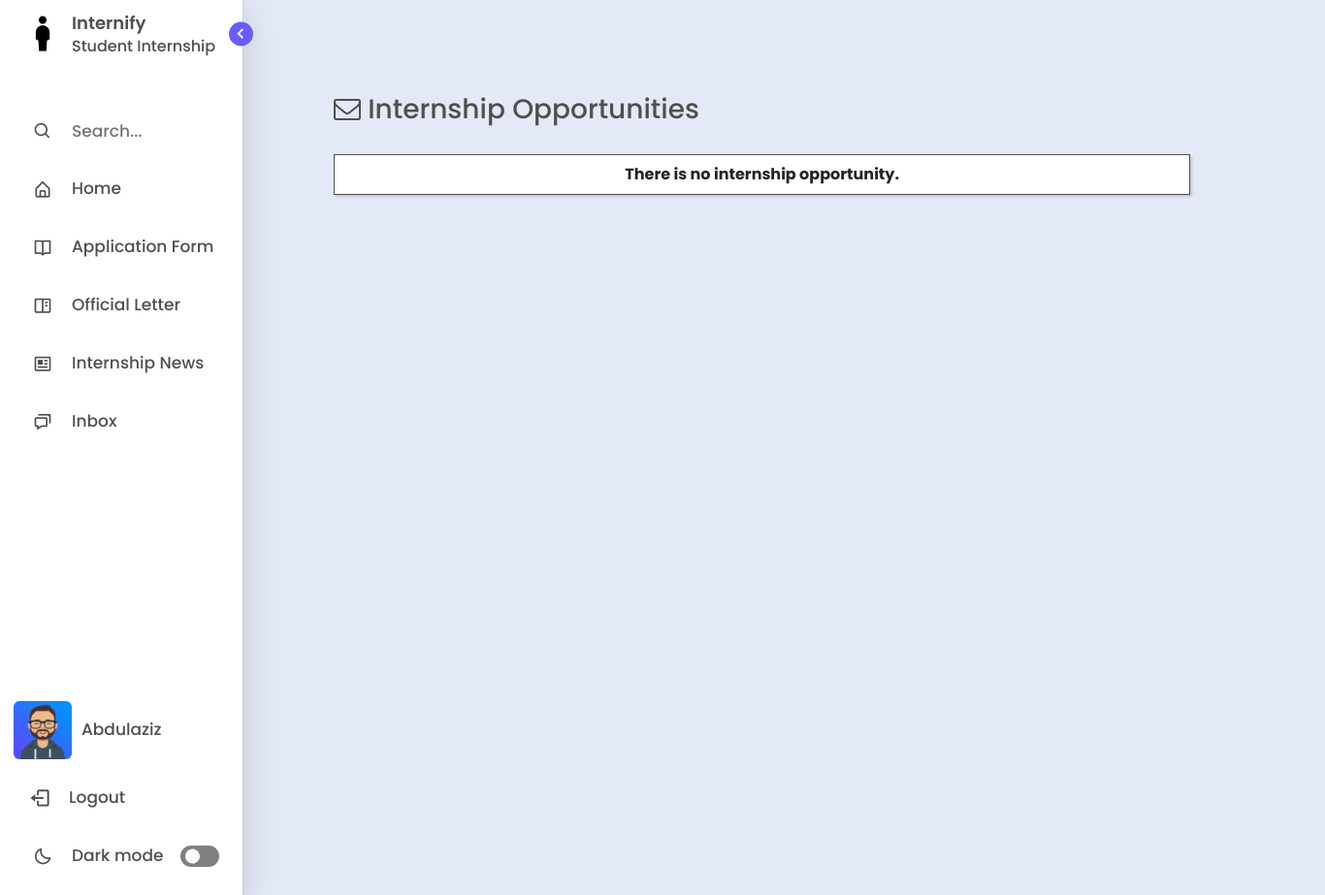
The page /internship-opportunities/ (signed in) on the database as committed earlier.
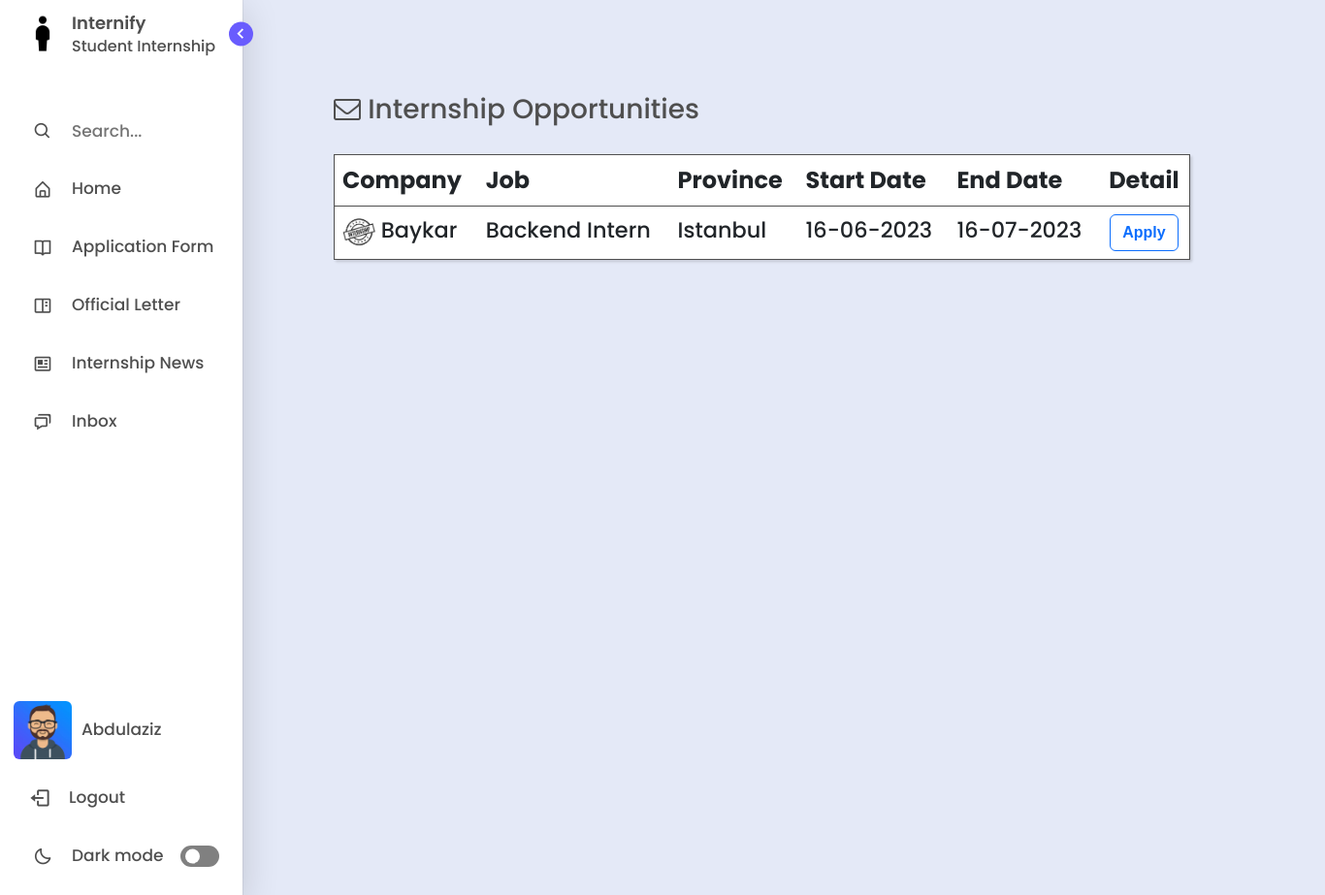
The same page on the database as committed later.
### management/models.py (models this page shows, shortened)
class BaseAbstractModel(models.Model):
    is_visible = models.BooleanField(default=True, verbose_name='Visibility')
    date_created = models.DateTimeField(auto_now_add=True)
    date_updated = models.DateTimeField(auto_now=True)
    class Meta:
        abstract = True

class Internship(BaseAbstractModel):
    job = models.CharField(max_length=255)
    company = models.CharField(max_length=255)
    logo = models.ImageField(upload_to='logos', null=True, blank=True)
    province = models.ForeignKey(Province, on_delete=SET_NULL, null=True)
    start_date = models.DateField(null=True, blank=True)
    end_date = models.DateField(null=True, blank=True)
    department = models.ForeignKey(Department, on_delete=SET_NULL, null=True)
    faculty = models.ForeignKey(Faculty, on_delete=SET_NULL, null=True)
    url = models.URLField()

class Province(BaseAbstractModel):
	name = models.CharField(max_length=255)

### management/views.py (the view)
# urls.py: path('internship-opportunities/', views.internshipopp, name = "internshipopp"),
def internshipopp(request):
	user = request.user
	if user.groups.all()[0].name == 'Student':
		student = Student.objects.get(user=user)
		internships = Internship.objects.filter(faculty=student.faculty).order_by('-date_created')[:10]
		return render(request, "student/internshipopp.html", {'internships':internships})
	internships = Internship.objects.all().order_by('-date_created')[:10]
	return render(request, "student/internshipopp.html", {'internships':internships})

### templates/student/internshipopp.html (shortened to what this page needs)
{% extends "layout.html" %}
{% load static %}
{% block content %}
    <div class="home" style="margin-top:7%; margin-left:12%;">
      <div class="row">
        <div class="col-md-9">
          <h3 class="title text" style="float:left; margin-bottom:30px;"><i class="fa fa-envelope-o"></i> Internship Opportunities</h3>
          <table class="table" style="width:100%; background-color: var(--primary-color-light); border:1px solid var(--text-color); box-shadow: rgba(0, 0, 0, 0.15) 1.95px 1.95px 2.6px;">
            {% if internships.count > 0 %}
				<thead class="text" style="font-size: 1.5rem;">
					<tr>
						<th>Company</th>
						<th>Job</th>
						<th>Province</th>
						<th>Start Date</th>
						<th>End Date</th>
						<th style="text-align:center;">Detail</th>
					</tr>
				</thead>
				<tbody style="font-size: 1.4rem;">
					{% for internship in internships %}
						<tr class="text">
							<td>
								<a title="{{internship.title}}" href="#" style="text-decoration: none;">
									<img width="34" alt="{{internship.company}}" src="
									{% if internship.logo %}
										{{internship.logo.url}}
									{% else %}
										{% static 'assets/img/internship.jpg' %}
									{% endif %}
									">
								</a>
								{{internship.company}}
							</td>
							<td>{{internship.job}}</td>
							<td>{{internship.province.name}}</td>
							<td>{{internship.start_date|date:"d-m-Y"}}</td>
							<td>{{internship.end_date|date:"d-m-Y"}}</td>
							<td style ="text-align: center;">
								<a href="{{internship.url}}" target="_blank" class="btn btn-outline-primary" style="text-decoration: none;">
									<span style="font-weight: bold; font-family: Arial, Helvetica, sans-serif;">Apply</span>
								</a>
							</td>
						</tr>
					{% endfor %}
				</tbody>
			{% else %}
				<tr>
					<td style="text-align:center; font-weight:bold;">There is no internship opportunity.</td>
				</tr>
			{% endif %}
          </table>
          </div>
        </div>
      </div>
</body>
{% endblock content %}

### templates/includes/sidebar.html (shortened to what the changed rows need)
<!DOCTYPE html>
{% load static %}
<html lang="en">
<head>
    <link href='https://unpkg.com/boxicons@2.1.1/css/boxicons.min.css' rel='stylesheet'>
</head>
<body>
    <nav class="sidebar open">
        <div class="menu-bar">
            <div class="menu">
                {% for group in request.user.groups.all %}
                    {% if group.name == 'Student' %}
                        <li class ="nav-link">
                            <a href="/application-form">
                                <i class='bx bx-book-open icon'></i>
                                <span class="text nav-text">Application Form</span>
                            </a>
                        </li>
                        <li class ="nav-link">
                            <a href="/official-letter">
                                <i class='bx bx-book-content icon' ></i>
                                <span class="text nav-text">Official Letter</span>
                            </a>
                        </li>
                        <li class="nav-link">
                            <a href="/internship-opportunities">
                              <i class='bx bx-news icon' ></i>
                              <span class="text nav-text">Internship News</span>
                            </a>
                        </li>
                    {% endif %}
                {% endfor %}
            </div>
        </div>
    </nav>
</body>
</html>

Rows that differ between the two databases and show on the page:
added Internship: company "Baykar", job "Backend Intern", province.name "Istanbul", start_date "16-06-2023", end_date "16-07-2023"
Other text that changed with them:
text no longer shown: "There is no internship opportunity."
text now shown: "Company Job Province Start Date End Date Detail"
